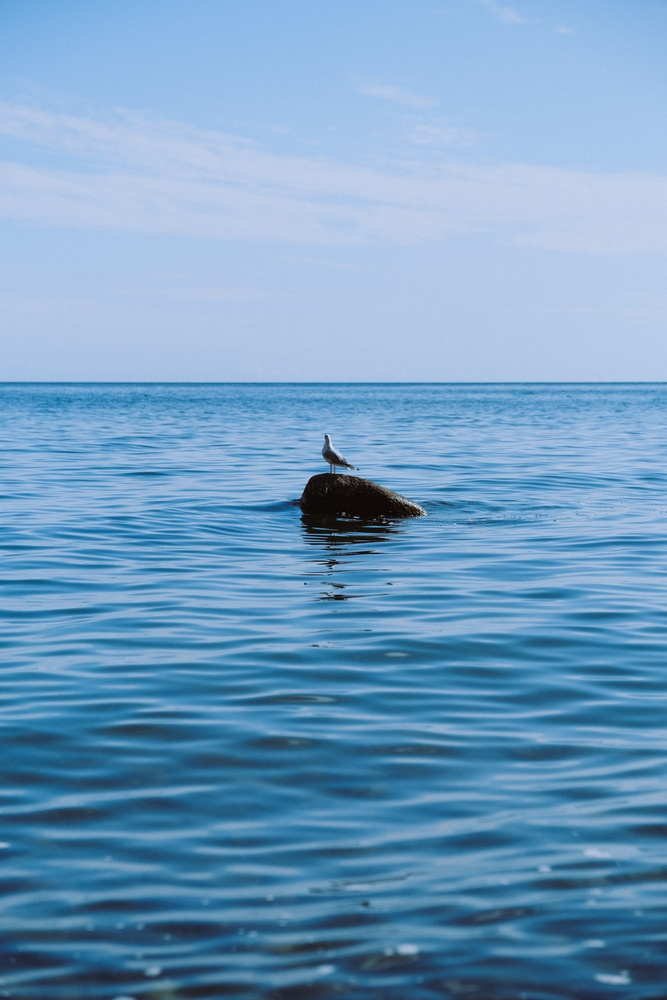
#> input picture OpenCV/goruntu.jpg, 667 x 1000 px, shrunk from 4160 x 6240 before the run
$ python 'Resmi_gri_formata_dönüştürme.py'
#> lines starting #> are read from the running program, lines starting #| are printed output that depends on the picture
import cv2

goruntu = cv2.imread("goruntu.jpg")
#> goruntu is the input picture: shape (1000, 667, 3); mean B, G, R 193.6, 157, 113.8
# Öncelikle bir resmi okuduk imread komutu ile
resim_gri = cv2.cvtColor(goruntu,cv2.COLOR_BGR2GRAY)
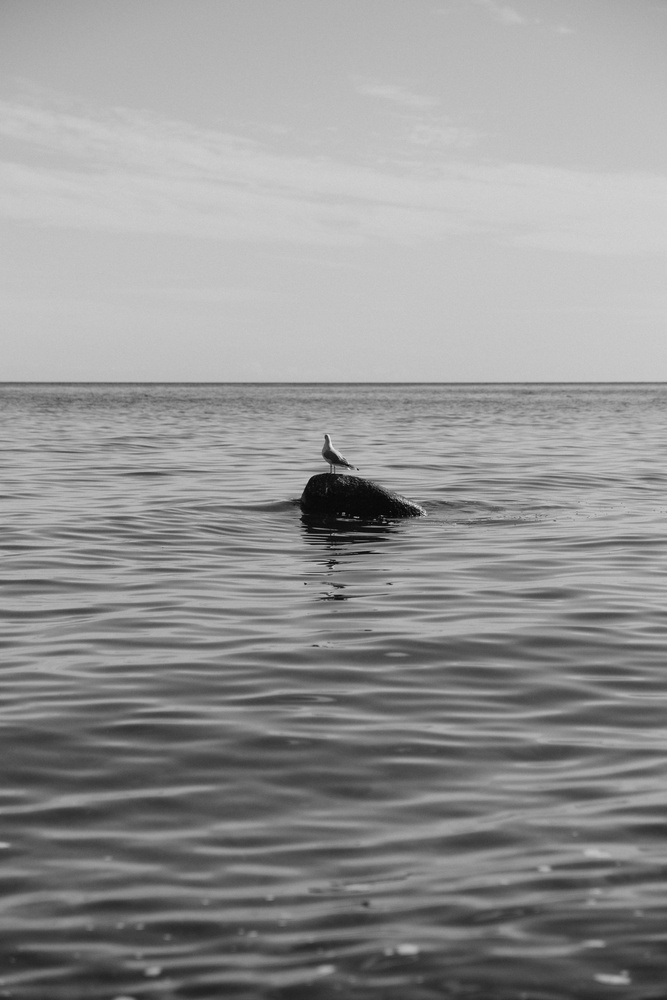
#> resim_gri: shape (1000, 667); min 0, max 234, mean 148.3
# Rengi convert ederek gri formata dönüştürür
cv2.namedWindow("goruntu",cv2.WINDOW_NORMAL)
# namedWindow komutuyla getirdiğimiz resmin adını ve büyüyüp küçültülebilen bir hal verdik(window_normal)
cv2.imshow("goruntu",resim_gri)
# ekranda göstereceğimiz değişkeni belirttik
cv2.waitKey(0)
# Açılan pencerenin kapanmaması için değer atadık(0 yazdığımızda klavyeden bir tuşa basana kadar çalışır)
cv2.destroyAllWindows("goruntu")
# Pencereyi kapatmak için kullanılır. İçine girilen isimi kapatır.

$ run again, with OpenCV/family.jpg copied over OpenCV/goruntu.jpg
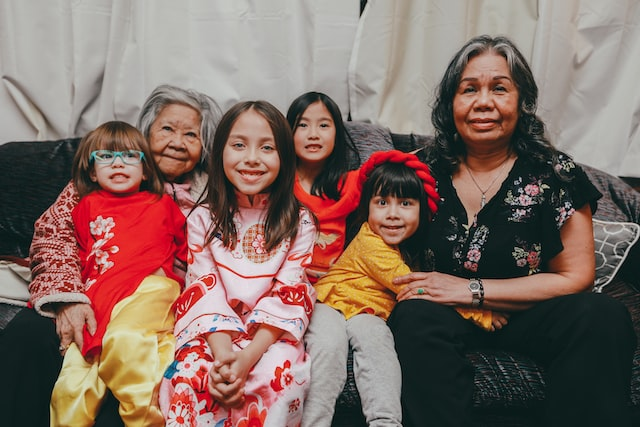
#> input picture OpenCV/family.jpg, 640 x 427 px
#> goruntu is the input picture: shape (427, 640, 3); mean B, G, R 99.1, 107.2, 130.2
#> `resim_gri = cv2.cvtColor(goruntu,cv2.COLOR_BGR2GRAY)`:
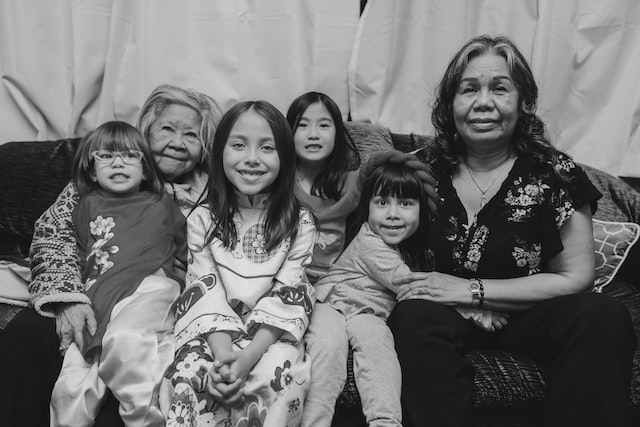
#> resim_gri: shape (427, 640); min 0, max 235, mean 113.2

$ run again, with OpenCV/family1.jpg copied over OpenCV/goruntu.jpg
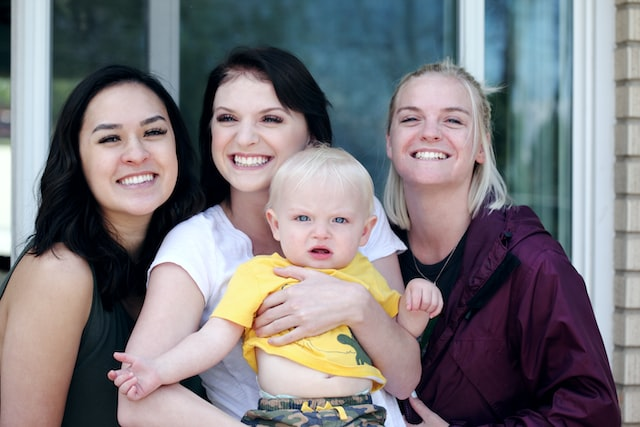
#> input picture OpenCV/family1.jpg, 640 x 427 px
#> goruntu is the input picture: shape (427, 640, 3); mean B, G, R 126.6, 122.8, 126.1
#> `resim_gri = cv2.cvtColor(goruntu,cv2.COLOR_BGR2GRAY)`:
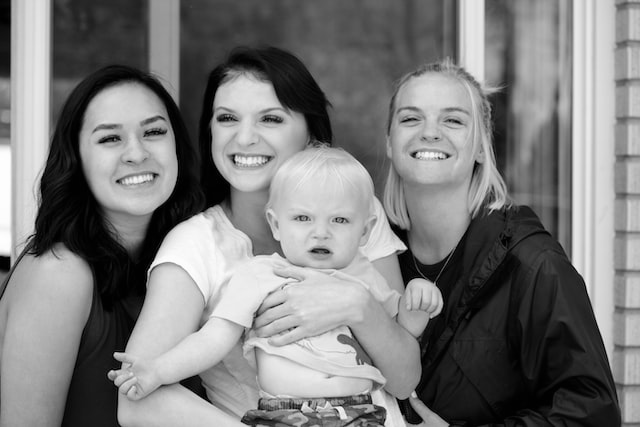
#> resim_gri: shape (427, 640); min 0, max 255, mean 124.2

$ run again, with OpenCV/family2.jpg copied over OpenCV/goruntu.jpg
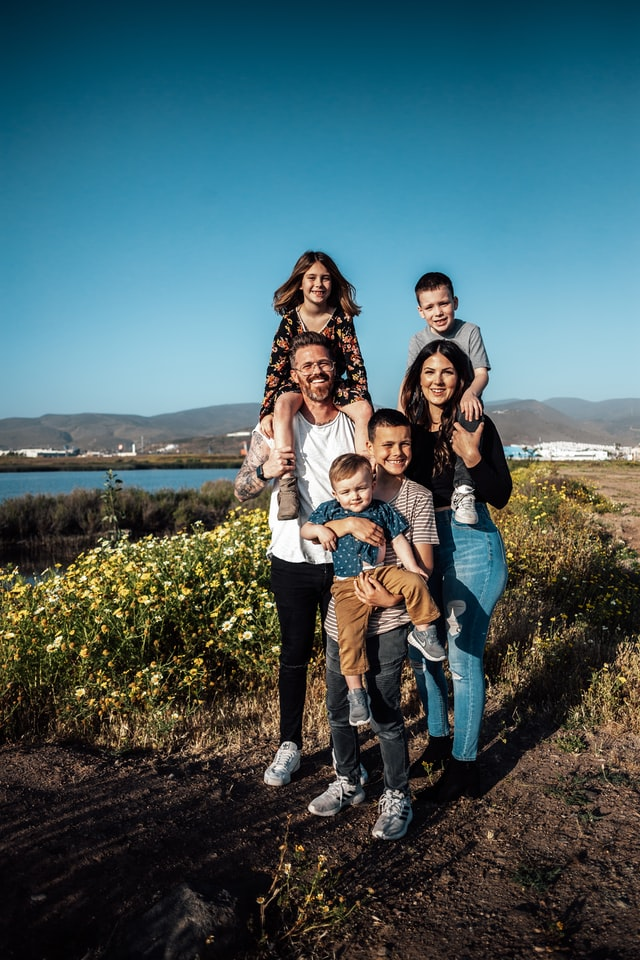
#> input picture OpenCV/family2.jpg, 640 x 960 px
#> goruntu is the input picture: shape (960, 640, 3); mean B, G, R 98.1, 94, 70.9
#> `resim_gri = cv2.cvtColor(goruntu,cv2.COLOR_BGR2GRAY)`:
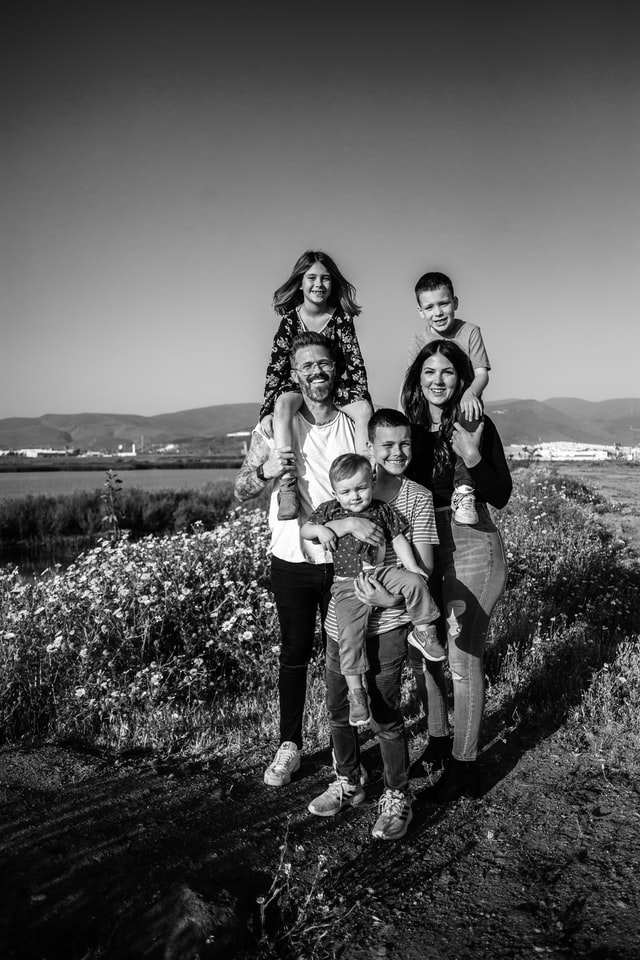
#> resim_gri: shape (960, 640); min 0, max 255, mean 87.6
